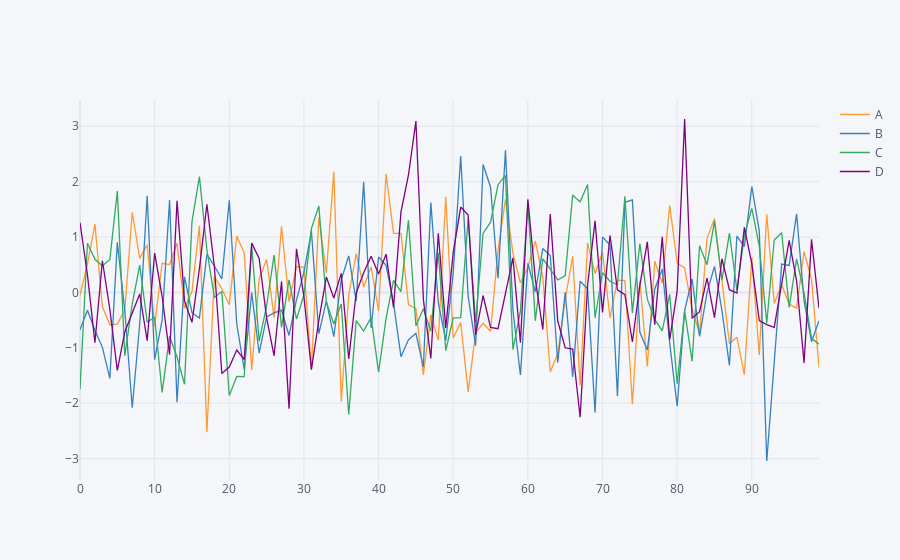

The notebook cell saved with this chart:
### Markdown cell above
## Scatter

### Code cell
df.iplot()
